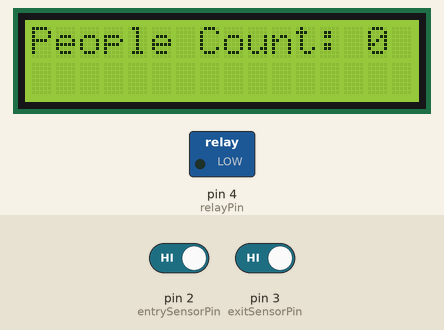
A sketch run on a simulated Arduino Uno, built with avr-gcc and run on an emulated ATmega328P. On the bench: 16×2 character LCD, switched loads named in the sketch (green lamp = pin HIGH). The test bench sets the inputs (shaded band); at power-on: pin 2 (entrySensorPin) HIGH, pin 3 (exitSensorPin) HIGH. What the sketch prints to the serial monitor is not drawn.

Above: at 1.2 s.
1.3 s: pin 2 (entrySensorPin) driven LOW
At 2.4 s:
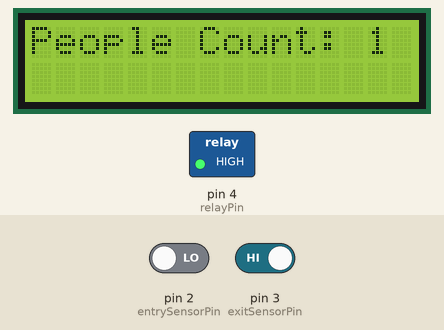
2.8 s: pin 3 (exitSensorPin) driven LOW
At 3.5 s:
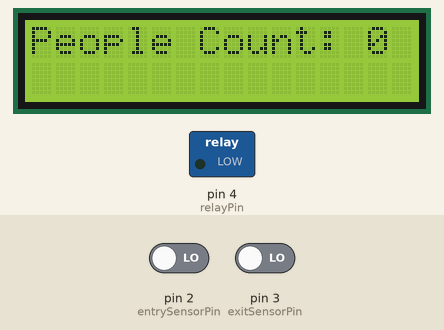
Timing chart, 0 to 5.8 s (numbered marks = the images above; inputs shaded):
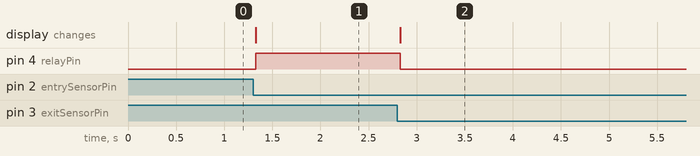

Measured:
- after the input at 1.3 s, pin 4 (relayPin): LOW → HIGH at once; the display: changes at once (image 1)
- after the input at 2.8 s, pin 4 (relayPin): HIGH → LOW at once; the display: changes at once (image 2)

The sketch:

CodeofBidirectionalVcounter.ino
```cpp
#include <Wire.h>
#include <LiquidCrystal_I2C.h>


// Pin assignments
const int entrySensorPin = 2; // Pin for entry sensor
const int exitSensorPin = 3;  // Pin for exit sensor
const int relayPin = 4;       // Pin for controlling the relay


// Variables to store counts and sensor states
int peopleCount = 0;
bool entryState = false;
bool exitState = false;


// Initialize LCD
LiquidCrystal_I2C lcd(0x27, 16, 2);  // Change address if needed


void setup() {
  // Initialize serial communication
  Serial.begin(9600);

  // Initialize LCD
  lcd.init();
  lcd.backlight();
  lcd.clear();

  // Set pin modes
  pinMode(entrySensorPin, INPUT_PULLUP);
  pinMode(exitSensorPin, INPUT_PULLUP);
  pinMode(relayPin, OUTPUT);

  // Initially turn off the bulb
  digitalWrite(relayPin, LOW);

  // Display initial count on LCD
  updateLCD();
}


void loop() {
  // Read the state of entry and exit sensors
  bool entryReading = digitalRead(entrySensorPin);
  bool exitReading = digitalRead(exitSensorPin);

  // Debouncing and hysteresis for entry sensor
  if (entryReading != entryState) {
    delay(10); // Debounce delay
    entryReading = digitalRead(entrySensorPin);
    if (entryReading != entryState) {
      entryState = entryReading;
      if (entryState == LOW) {
        // Increment people count
        peopleCount++;
        Serial.println("Person entered. Count: " + String(peopleCount));
        updateLCD();
      }
    }
  }

  // Debouncing and hysteresis for exit sensor
  if (exitReading != exitState) {
    delay(10); // Debounce delay
    exitReading = digitalRead(exitSensorPin);
    if (exitReading != exitState) {
      exitState = exitReading;
      if (exitState == LOW) {
        // Decrement people count
        peopleCount--;
        // Make sure people count doesn't go negative
        if (peopleCount < 0) {
          peopleCount = 0;
        }
        Serial.println("Person left. Count: " + String(peopleCount));
        updateLCD();
      }
    }
  }

  // Control the relay based on people count
  if (peopleCount > 0) {
    digitalWrite(relayPin, HIGH); // Turn on the bulb
  } else {
    digitalWrite(relayPin, LOW);  // Turn off the bulb
  }
}


// Function to update LCD with current people count
void updateLCD() {
  lcd.clear();
  lcd.setCursor(0, 0);
  lcd.print("People Count: ");
  lcd.print(peopleCount);
}
```
